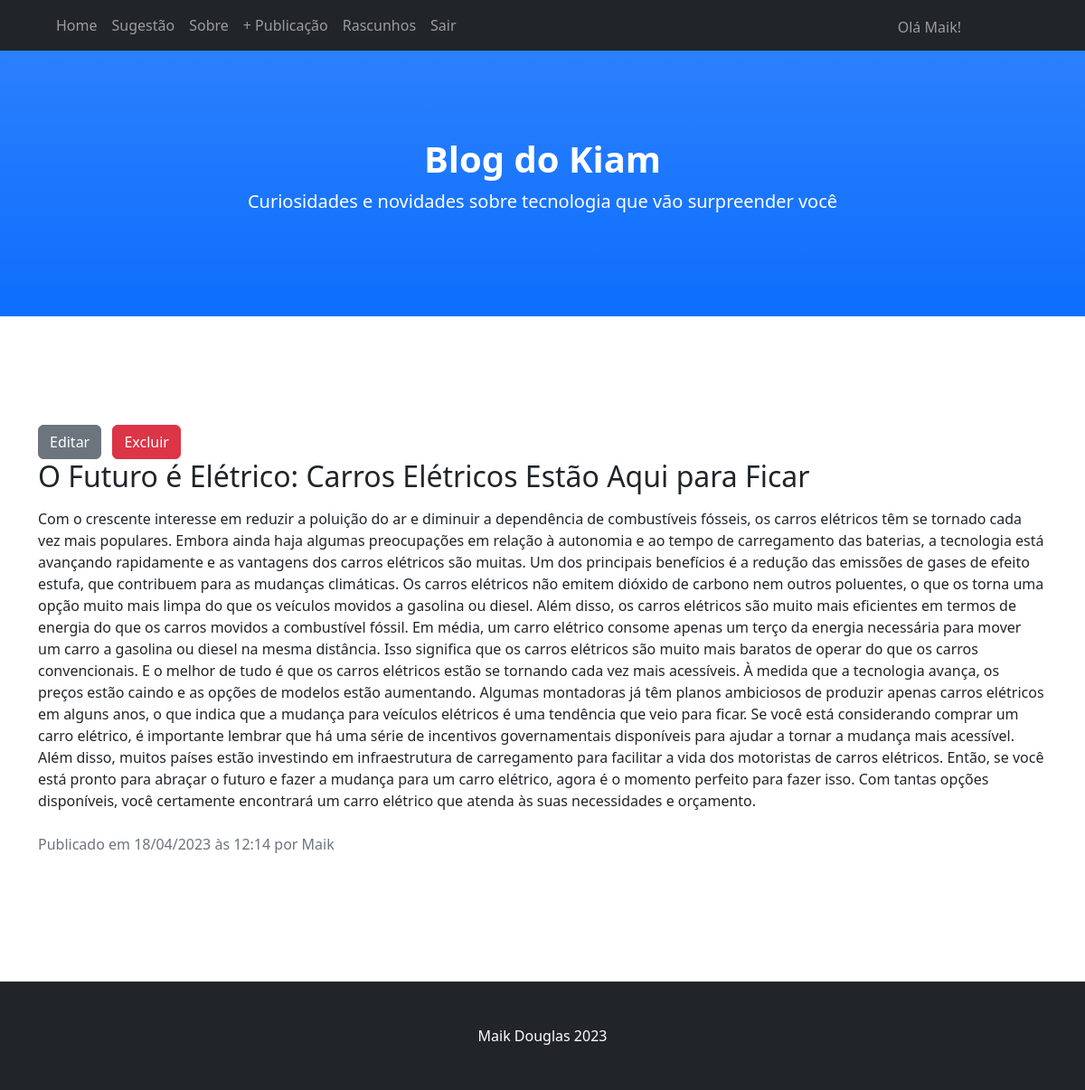
Page /post/2/ (signed in) on the committed database.
### blog/models.py (models this page shows, shortened)
class Post(models.Model):
    author = models.ForeignKey(settings.AUTH_USER_MODEL, on_delete=models.CASCADE)
    title = models.CharField(max_length=200)
    text = models.TextField()
    created_date = models.DateTimeField(default=timezone.now)
    published_date = models.DateTimeField(blank=True, null=True)
    image = models.ImageField(upload_to='blog/media/media', blank=True, null=True)

### blog/views.py (the view)
# urls.py: path('post/<int:pk>/', views.post_detail, name='post_detail'),
def post_detail(request, pk):
    post = get_object_or_404(Post, pk=pk)
    return render(request, 'blog/post_detail.html', {'post': post})

### blog/templates/blog/post_detail.html
{% extends 'blog/base.html' %}
{% load static %}
{% block content %}
{% if user.is_authenticated %}
<a href="{% url 'post_edit' pk=post.pk %}" class="btn btn-secondary me-2">Editar</a>
<a href="{% url 'post_remove' pk=post.pk %}" class="btn btn-danger">Excluir</a>
{% endif %}
<h2>{{ post.title }}</h2>
<p>{{ post.text|safe|linebreaksbr }}</p>
{% if user.is_authenticated %}
{% if not post.published_date %}
{% if post.created_date %}
<div class="mt-4 text-muted">
    Criado em {{ post.created_date|date:"d/m/Y" }} às {{ post.created_date|date:"H:i" }}
</div>
{% endif %}
{% else %}
{% if post.published_date %}
<div class="mt-4 text-muted">
    Publicado em {{ post.published_date|date:"d/m/Y" }} às {{ post.published_date|date:"H:i" }} por {{ post.author }}
</div>
{% endif %}
{% endif %}
{% endif %}
{% endblock %}

### blog/templates/blog/base.html (shortened to what this page needs)
{% load static %}
<!DOCTYPE html>
<html lang="pt.br">
<head>
    <link href="{% static 'css/styles.css' %}" rel="stylesheet"/>
    <link href="https://cdn.jsdelivr.net/npm/bootstrap@5.2.3/dist/css/bootstrap.min.css" rel="stylesheet">
</head>
<body id="page-top">
<nav class="navbar navbar-expand-lg navbar-dark bg-dark fixed-top" id="mainNav">
    <div class="container px-4">
        <div class="collapse navbar-collapse" id="navbarResponsive">
            <ul class="navbar-nav">
                <li class="nav-item">
                    <a class="nav-link" href="/">Home</a>
                </li>
                <li class="nav-item">
                    <a class="nav-link" href="{% url 'sugestao' %}">Sugestão</a>
                </li>
                <li class="nav-item">
                    <a class="nav-link" href="{% url 'sobre' %}">Sobre</a>
                </li>
                {% if user.is_authenticated %}
                <li class="nav-item">
                    <a class="nav-link" href="{% url 'post_new' %}">+ Publicação</a>
                </li>
                <li class="nav-item">
                    <a class="nav-link" href="{% url 'post_draft_list' %}">Rascunhos</a>
                </li>
                <li class="nav-item">
                    <a class="nav-link" href="{% url 'logout' %}">Sair</a>
                </li>
                <li class="nav-item">
                    <span class="nav-link hello-text">Olá {{ user.username }}!</span>
                </li>
                {% else %}
                <li class="nav-item">
                    <a class="nav-link" href="{% url 'login' %}">Entrar</a>
                </li>
                {% endif %}
            </ul>
        </div>
    </div>
</nav>
<header class="bg-primary bg-gradient text-white">
    <div class="container px-4 text-center">
        <h1 class="fw-bolder">Blog do Kiam</h1>
        <p class="lead">Curiosidades e novidades sobre tecnologia que vão surpreender você</p>
    </div>
</header>
<main class="container blog-container">
    {% block content %}
    {% endblock %}
</main>
<footer class="py-5 bg-dark">
    <div class="container px-4">
        <p class="m-0 text-center text-white">Maik Douglas
            2023</p>
    </div>
</footer>
</body>
</html>

### rows in the picture
Post: title "O Futuro é Elétrico: Carros Elétricos Estão Aqui para Ficar", text "Com o crescente interesse em reduzir a poluição do ar e diminuir a dependência de combustíveis fósseis, os carros elétricos têm se tornado cada vez mais populares. Embora ainda haja algumas preocupações em relação à autonomia e ao tempo de carregamento das baterias, a tecnologia está avançando rapidamente e as vantagens dos carros elétricos são muitas. Um dos principais benefícios é a redução das emissões de gases de efeito estufa, que contribuem para as mudanças climáticas. Os carros elétricos não emitem dióxido de carbono nem outros poluentes, o que os torna uma opção muito mais limpa do que os veículos movidos a gasolina ou diesel. Além disso, os carros elétricos são muito mais…", published_date "18/04/2023", published_date "12:14", author "Maik"

### other values in the picture
{{ user.username }} "Maik"
